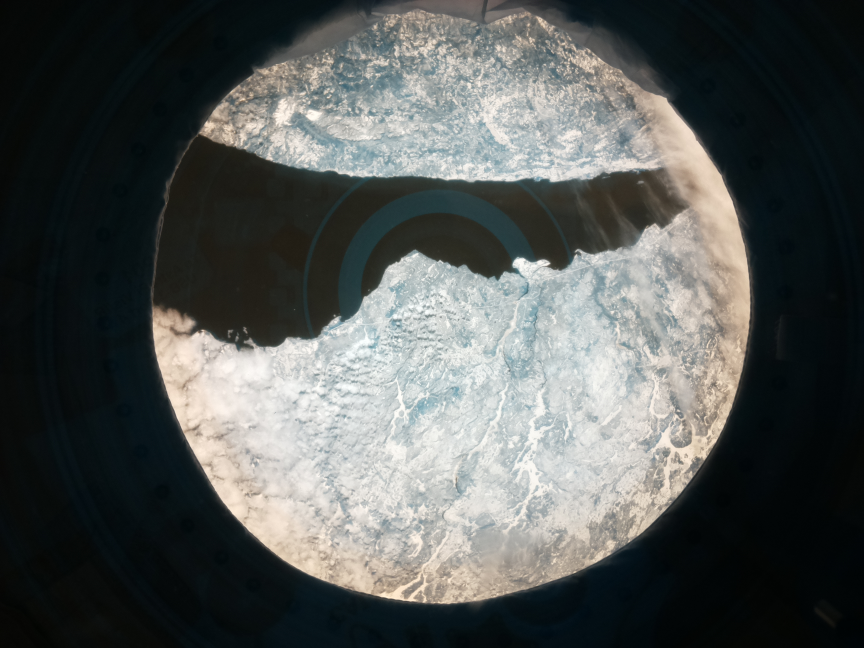
#> input picture iss_data/photo_004.jpg, 2592 x 1944 px (shown at 1/3 size); its folder holds only this picture in this run
$ python -i CVTool.py   (imports and definitions only)
#> lines starting #> are read from the running program, lines starting #| are printed output that depends on the picture; after the words box and inside, x2 and y2 are one past the last pixel; in counts of white or black regions, pixels touching at a corner belong together
#> further down, picture is the input picture: shape (1944, 2592, 3); mean B, G, R 86.1, 87.9, 84.6
import cv2
import numpy as np
import os
from fastiecm import fastiecm

class CVTool:
    def __init__(self, folder="useful_images_new"):
        self.folder = folder
        self.forest_level = (230, 255)
        self.crops_level = (200, 229)
        self.forest_counter = 0
        self.crops_counter = 0

    def remove_frame(self, img, scale=0.15):
#> called with scale = 0.15
        img = cv2.resize(img, (2592, 1944), interpolation=cv2.INTER_AREA)
        width = int(img.shape[1] * scale)
#> width = 388
        height = int(img.shape[0] * scale)
#> height = 291
        dim = (width, height)
#> dim = (388, 291)
        # resize image
        img = cv2.resize(img, dim, interpolation = cv2.INTER_AREA)
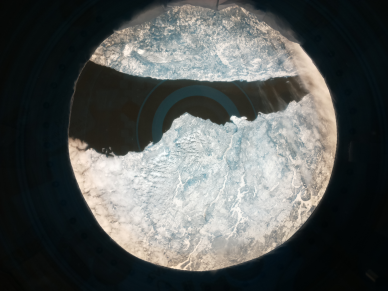
#> img: shape (291, 388, 3); mean B, G, R 86.1, 87.9, 84.6
        mask = np.zeros((img.shape[0], img.shape[1]), np.uint8)
        center = (width//2, height//2)
#> center = (194, 145)
        radius = (height // 2) - 50
#> radius = 95
        color = (255, 255, 255)
        cv2.circle(mask, center, radius, color, -1)
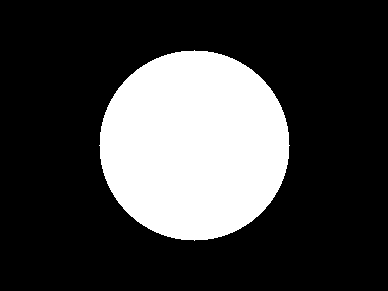
#> mask: shape (291, 388); 25.1% white; 1 white region, box (x1, y1, x2, y2) and area: (99, 50, 290, 241) 28345
        # masked
        clear_image = cv2.bitwise_and(img, img, mask=mask)
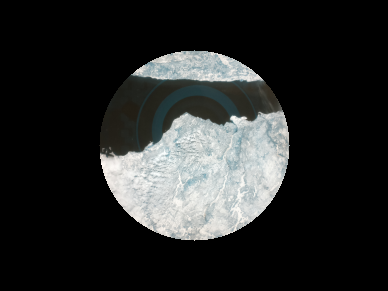
#> clear_image: shape (291, 388, 3); mean B, G, R 39.9, 40.4, 39
        return clear_image

    # [115 lines left out: functions contrast_stretch, gray_ndvi, colored_ndvi, display, scan, main, not called in this run]

# [2 lines not run here, left out]

>>> import cv2
>>> picture = cv2.imread('../../iss_data/photo_004.jpg')
>>> result = CVTool().remove_frame(picture)

$ run again, on iss_data/photo_008.jpg
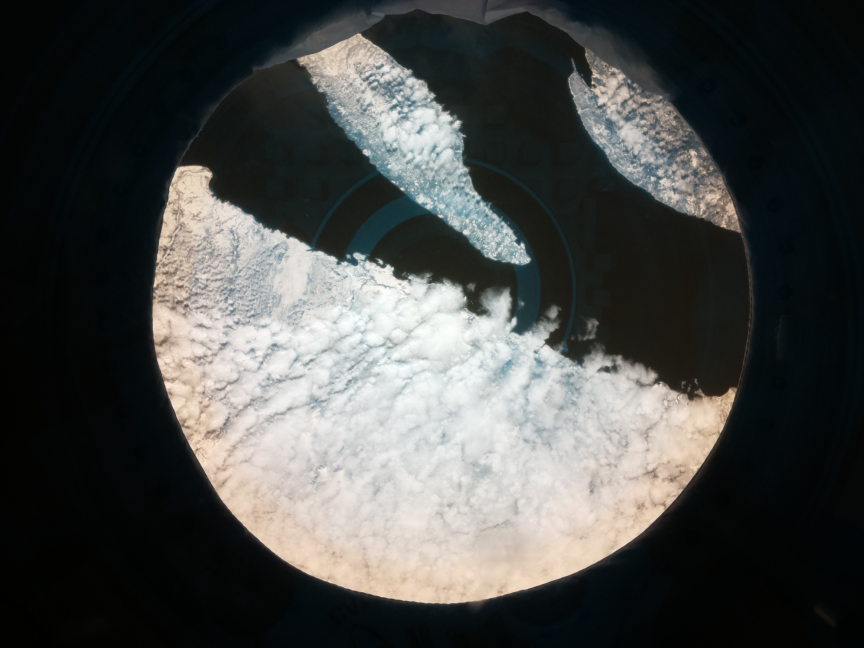
#> input picture iss_data/photo_008.jpg, 2592 x 1944 px (shown at 1/3 size)
#> picture is the input picture: shape (1944, 2592, 3); mean B, G, R 73.1, 75, 73.3
#> in remove_frame, `img = cv2.resize(img, dim, interpolation = cv2.INTER_AREA)`:
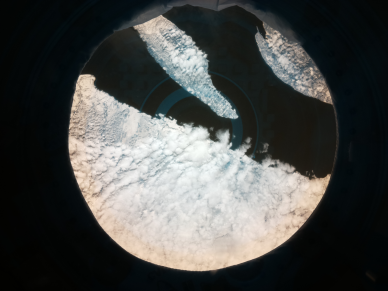
#> img: shape (291, 388, 3); mean B, G, R 73.1, 75, 73.3
#> mask: shape (291, 388); 25.1% white; 1 white region, box (x1, y1, x2, y2) and area: (99, 50, 290, 241) 28345
#> in remove_frame, `clear_image = cv2.bitwise_and(img, img, mask=mask)`:
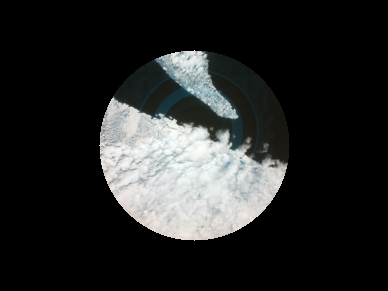
#> clear_image: shape (291, 388, 3); mean B, G, R 38.5, 38.9, 37.8

$ run again, on iss_data/photo_066.jpg
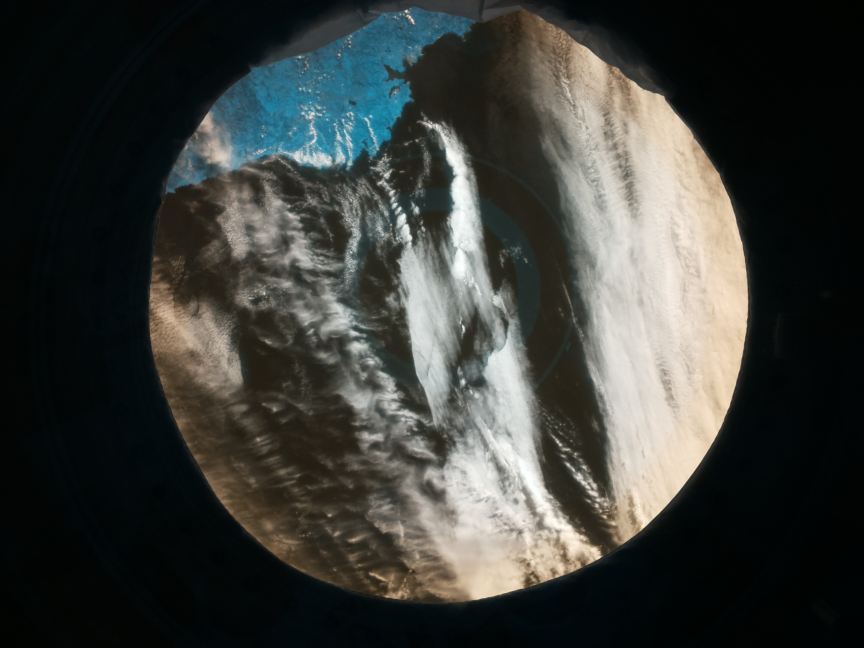
#> input picture iss_data/photo_066.jpg, 2592 x 1944 px (shown at 1/3 size)
#> picture is the input picture: shape (1944, 2592, 3); mean B, G, R 58.8, 62.6, 60.4
#> in remove_frame, `img = cv2.resize(img, dim, interpolation = cv2.INTER_AREA)`:
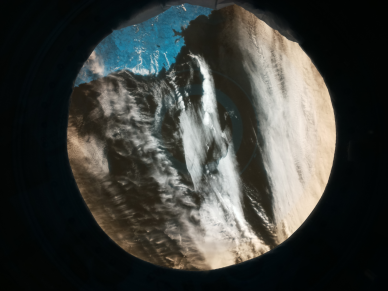
#> img: shape (291, 388, 3); mean B, G, R 58.8, 62.6, 60.4
#> mask: shape (291, 388); 25.1% white; 1 white region, box (x1, y1, x2, y2) and area: (99, 50, 290, 241) 28345
#> in remove_frame, `clear_image = cv2.bitwise_and(img, img, mask=mask)`:
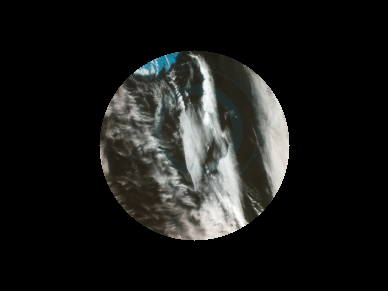
#> clear_image: shape (291, 388, 3); mean B, G, R 24.7, 26.3, 25.8
